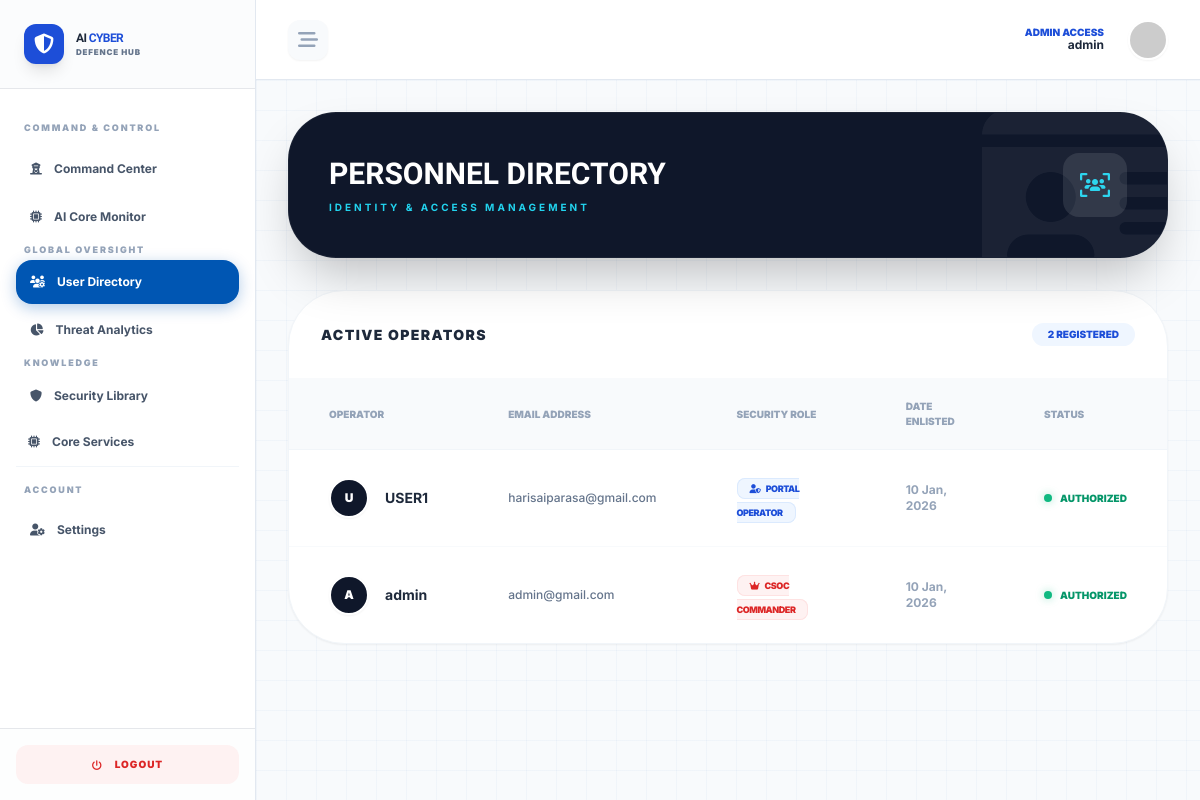
/admin-panel/users/ (signed in), run on an earlier commit of the app's database.
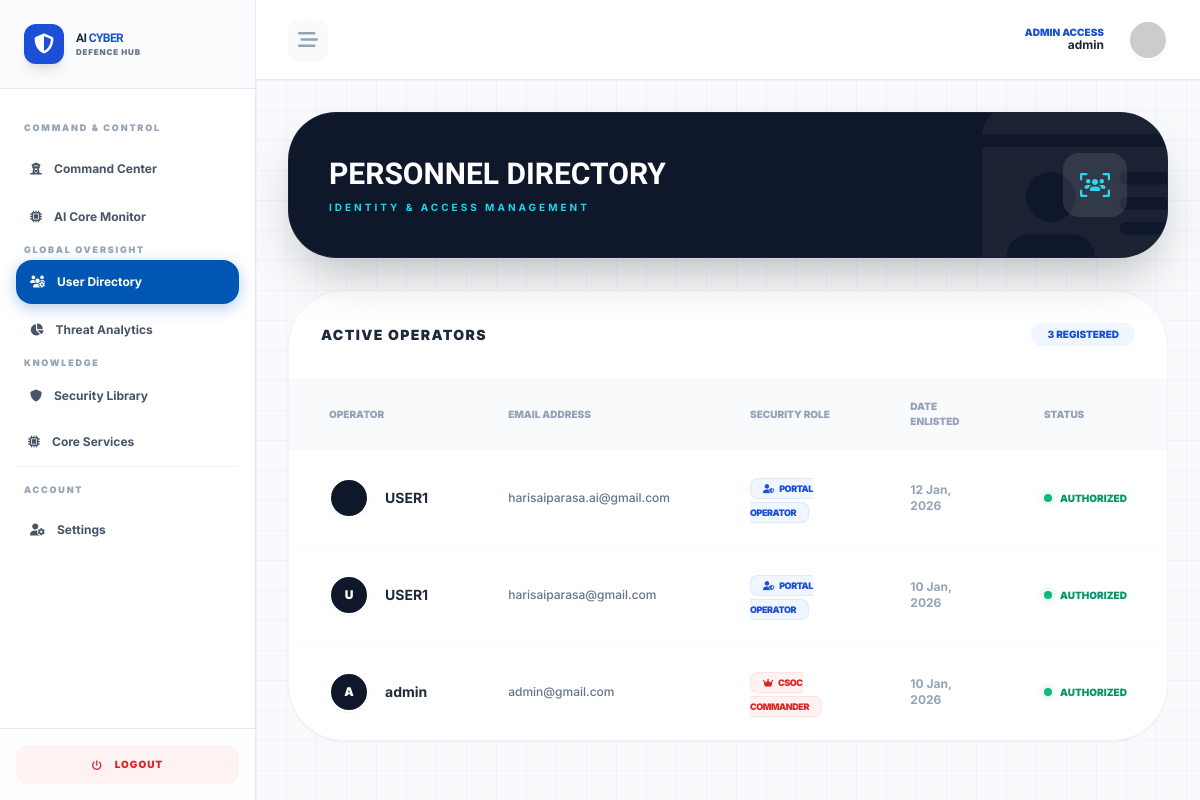
And on a later commit of the database.
### accounts/models.py (models this page shows, shortened)
class User(AbstractUser):
    ROLE_CHOICES = (
        ('student', 'General User/Defence Personnel'),
        ('admin', 'Admin/Analyst'),
    )
    role = models.CharField(max_length=20, choices=ROLE_CHOICES, default='student')
    anonymous_id = models.UUIDField(default=uuid.uuid4, editable=False)
    is_approved = models.BooleanField(default=True)
    login_count = models.PositiveIntegerField(default=0)

### portal/views.py (the view)
# urls.py: path('admin-panel/users/', portal_views.user_directory_view, name='admin_user_management'),
@user_passes_test(lambda u: u.is_superuser)
def user_directory_view(request):
    User = get_user_model()
    users = User.objects.all().order_by('-date_joined')
    return render(request, 'dashboards/user_directory.html', {'users': users})

### portal/context_processors.py (called while the page is built)
def base_template(request):
    if request.user.is_authenticated:
        return {"base_template": "base2.html"}
    return {"base_template": "base1.html"}

### templates/dashboards/user_directory.html (shortened to what the changed rows need)
{% extends 'base2.html' %}
{% load i18n %}
{% block dashboard_content %}
<div class="max-w-7xl mx-auto space-y-8">
    <div class="bg-slate-900 p-10 rounded-[3rem] text-white flex justify-between items-center shadow-2xl relative overflow-hidden border border-white/5">
        <div class="relative z-10">
            <h1 class="logo-font text-3xl font-black uppercase">{% translate "Personnel Directory" %}</h1>
        </div>
    </div>
    <div class="bg-white rounded-[3.5rem] border border-slate-100 shadow-sm overflow-hidden">
        <div class="p-8 border-b border-slate-50 flex items-center justify-between">
            <h3 class="text-sm font-black text-slate-800 uppercase tracking-widest">{% translate "Active Operators" %}</h3>
            <span class="bg-blue-50 text-blue-700 px-4 py-1 rounded-full text-[10px] font-black uppercase">
                {{ users.count }} {% translate "Registered" %}
            </span>
        </div>
        <div class="overflow-x-auto">
            <table class="w-full text-left">
                <thead class="bg-slate-50 border-b border-slate-100">
                    <tr>
                        <th class="px-10 py-5 text-[10px] font-black text-slate-400 uppercase">{% translate "Operator" %}</th>
                        <th class="px-10 py-5 text-[10px] font-black text-slate-400 uppercase">{% translate "Email Address" %}</th>
                        <th class="px-10 py-5 text-[10px] font-black text-slate-400 uppercase">{% translate "Security Role" %}</th>
                        <th class="px-10 py-5 text-[10px] font-black text-slate-400 uppercase">{% translate "Date Enlisted" %}</th>
                        <th class="px-10 py-5 text-[10px] font-black text-slate-400 uppercase">{% translate "Status" %}</th>
                    </tr>
                </thead>
                <tbody class="divide-y divide-slate-50">
                    {% for u in users %}
                    <tr class="hover:bg-slate-50/80 transition-all group">
                        <td class="px-10 py-6">
                            <div class="flex items-center gap-4">
                                <div class="w-10 h-10 bg-slate-900 rounded-full flex items-center justify-center text-white font-black text-xs border-2 border-white shadow-sm">
                                    {{ u.username|first|upper }}
                                </div>
                                <span class="text-sm font-bold text-slate-800">{{ u.username }}</span>
                            </div>
                        </td>
                        <td class="px-10 py-6 text-xs font-medium text-slate-500">
                            {{ u.email }}
                        </td>
                        <td class="px-10 py-6">
                            {% if u.is_superuser %}
                                <span class="bg-red-50 text-red-600 px-3 py-1 rounded-lg text-[9px] font-black uppercase tracking-tighter border border-red-100">
                                    <i class="fa-solid fa-crown mr-1"></i> {% translate "CSOC Commander" %}
                                </span>
                            {% else %}
                                <span class="bg-blue-50 text-blue-700 px-3 py-1 rounded-lg text-[9px] font-black uppercase tracking-tighter border border-blue-100">
                                    <i class="fa-solid fa-user-shield mr-1"></i> {% translate "Portal Operator" %}
                                </span>
                            {% endif %}
                        </td>
                        <td class="px-10 py-6 text-xs text-slate-400 font-bold">
                            {{ u.date_joined|date:"d M, Y" }}
                        </td>
                        <td class="px-10 py-6">
                            <div class="flex items-center gap-2">
                                <div class="w-2 h-2 {% if u.is_active %}bg-emerald-500{% else %}bg-slate-300{% endif %} rounded-full shadow-[0_0_8px_rgba(16,185,129,0.4)]"></div>
                                <span class="text-[10px] font-black uppercase {% if u.is_active %}text-emerald-600{% else %}text-slate-400{% endif %}">
                                    {% if u.is_active %}{% translate "Authorized" %}{% else %}{% translate "Inactive" %}{% endif %}
                                </span>
                            </div>
                        </td>
                    </tr>
                    {% empty %}
                    <tr>
                        <td colspan="5" class="px-10 py-20 text-center text-slate-300 font-black uppercase tracking-widest">
                            {% translate "No Personnel Records Found" %}
                        </td>
                    </tr>
                    {% endfor %}
                </tbody>
            </table>
        </div>
    </div>
</div>
{% endblock %}

### templates/base2.html (shortened to what this page needs)
{% load i18n %}
<!DOCTYPE html>
<html lang="{{ LANGUAGE_CODE }}">
<head>
    <script src="https://cdn.tailwindcss.com"></script>
    <link rel="stylesheet" href="https://cdnjs.cloudflare.com/ajax/libs/font-awesome/6.4.0/css/all.min.css">
</head>
<body class="bg-slate-50 min-h-screen flex">
    <aside id="sidebar" class="w-64 bg-white border-r border-slate-200 h-screen flex flex-col sidebar-transition z-50 shrink-0">
        <div class="p-6 flex items-center gap-3 border-b bg-slate-50/50">
            <div class="relative w-10 h-10 bg-blue-700 rounded-xl flex items-center justify-center text-white shadow-lg">
                <i class="fa-solid fa-shield-halved text-xl"></i>
            </div>
            <div class="flex flex-col">
                <span class="logo-font font-bold text-xs tracking-tighter text-slate-800">AI <span class="text-blue-700">CYBER</span></span>
                <span class="text-[8px] uppercase tracking-widest font-black text-slate-500">{% translate "Defence Hub" %}</span>
            </div>
        </div>
        <nav class="flex-1 p-4 space-y-1 overflow-y-auto">
            {% if user.is_superuser %}
                {% include "partials/sidebar_admin.html" %}
            {% else %}
                {% include "partials/sidebar_user.html" %}
            {% endif %}
            <div class="pt-4 mt-4 border-t border-slate-100">
                <p class="text-[9px] font-black text-slate-400 uppercase tracking-[0.2em] ml-2 mb-3">{% translate "Account" %}</p>
                <a href="{% url 'profile_settings' %}" class="flex items-center gap-3 p-3.5 rounded-2xl text-slate-600 hover:bg-blue-50 transition-all font-bold text-xs ">
                    <i class="fa-solid fa-user-gear"></i> {% translate "Settings" %}
                </a>
            </div>
        </nav>
        <div class="p-4 border-t bg-slate-50/30">
            <a href="{% url 'logout' %}" class="flex items-center justify-center gap-3 p-3 rounded-xl bg-red-50 text-red-600 hover:bg-red-600 hover:text-white transition-all font-black text-[10px] uppercase tracking-widest">
                <i class="fa-solid fa-power-off"></i> {% translate "Logout" %}
            </a>
        </div>
    </aside>
    <main class="flex-1 flex flex-col h-screen overflow-hidden">
        <header class="h-20 bg-white border-b border-slate-200 flex items-center justify-between px-8 shrink-0 z-40">
            <button onclick="toggleSidebar()" class="w-10 h-10 flex items-center justify-center rounded-xl bg-slate-50 text-slate-400 hover:text-blue-700 transition-all shadow-sm">
                <i class="fa-solid fa-bars-staggered text-xl"></i>
            </button>
            <div class="flex items-center gap-6">
                <div class="text-right hidden md:block">
                    <p class="text-[10px] font-black text-blue-700 uppercase leading-none">
                        {% if user.is_superuser %}{% translate "ADMIN ACCESS" %}{% else %}{% translate "OPERATOR ACTIVE" %}{% endif %}
                    </p>
                    <p class="text-xs font-bold text-slate-800">{{ user.username }}</p>
                </div>
                <img src="https://ui-avatars.com/api/?name={{ user.username }}&background=0056b3&color=fff" class="w-10 h-10 rounded-full border-2 border-white shadow-sm" alt="Profile">
            </div>
        </header>
        <section class="flex-1 overflow-y-auto p-8 light-grid">
            {% block dashboard_content %}{% endblock %}
        </section>
    </main>
</body>
</html>

What changed in the data, as far as the page shows it:
added User: username "USER1", email "harisaiparasa.ai@gmail.com", date_joined "12 Jan, 2026", is_active True (drawn)
Also different on the page:
{{ users.count }}: "2" → "3"
